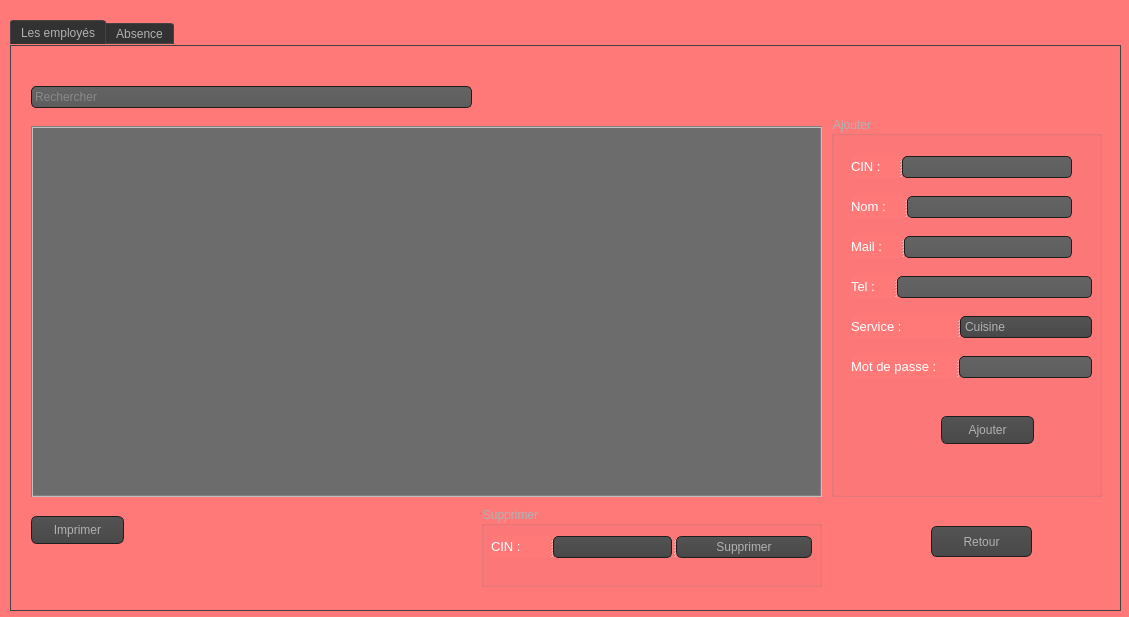
<?xml version="1.0" encoding="UTF-8"?>
<ui version="4.0">
 <class>gestion_personnel</class>
 <widget class="QDialog" name="gestion_personnel">
  <property name="geometry">
   <rect>
    <x>0</x>
    <y>0</y>
    <width>1129</width>
    <height>617</height>
   </rect>
  </property>
  <property name="windowTitle">
   <string>Gestion personnel</string>
  </property>
  <property name="styleSheet">
   <string notr="true">QToolTip
{
     border: 1px solid black;
     background-color: #ffa02f;
     padding: 1px;
     border-radius: 3px;
     opacity: 100;
}

QWidget
{
    color: #b1b1b1;
       background-color: #ff7979 ;
}

QWidget:item:hover
{
    background-color: QLinearGradient( x1: 0, y1: 0, x2: 0, y2: 1, stop: 0 #ffa02f, stop: 1 #ff7979);
    color: #000000;
}

QWidget:item:selected
{
    background-color: QLinearGradient( x1: 0, y1: 0, x2: 0, y2: 1, stop: 0 #ffa02f, stop: 1 #d7801a);
}

QMenuBar::item
{
    background: transparent;
}

QMenuBar::item:selected
{
    background: transparent;
    border: 1px solid #ffaa00;
}

QMenuBar::item:pressed
{
    background: #444;
    border: 1px solid #000;
    background-color: QLinearGradient(
        x1:0, y1:0,
        x2:0, y2:1,
        stop:1 #212121,
        stop:0.4 #343434/*,
        stop:0.2 #343434,
        stop:0.1 #ffaa00*/
    );
    margin-bottom:-1px;
    padding-bottom:1px;
}

QMenu
{
    border: 1px solid #000;
}

QMenu::item
{
    padding: 2px 20px 2px 20px;
}

QMenu::item:selected
{
    color: #000000;
}

QWidget:disabled
{
    color: #404040;
    background-color: #323232;
}

QAbstractItemView
{
    background-color: QLinearGradient( x1: 0, y1: 0, x2: 0, y2: 1, stop: 0 #4d4d4d, stop: 0.1 #646464, stop: 1 #5d5d5d);
}

QWidget:focus
{
    /*border: 2px solid QLinearGradient( x1: 0, y1: 0, x2: 0, y2: 1, stop: 0 #ffa02f, stop: 1 #d7801a);*/
}

QLineEdit
{
    background-color: QLinearGradient( x1: 0, y1: 0, x2: 0, y2: 1, stop: 0 #4d4d4d, stop: 0 #646464, stop: 1 #5d5d5d);
    padding: 1px;
    border-style: solid;
    border: 1px solid #1e1e1e;
    border-radius: 5;
}

QPushButton
{
    color: #b1b1b1;
    background-color: QLinearGradient( x1: 0, y1: 0, x2: 0, y2: 1, stop: 0 #565656, stop: 0.1 #525252, stop: 0.5 #4e4e4e, stop: 0.9 #4a4a4a, stop: 1 #464646);
    border-width: 1px;
    border-color: #1e1e1e;
    border-style: solid;
    border-radius: 6;
    padding: 3px;
    font-size: 12px;
    padding-left: 5px;
    padding-right: 5px;
}

QPushButton:pressed
{
    background-color: QLinearGradient( x1: 0, y1: 0, x2: 0, y2: 1, stop: 0 #2d2d2d, stop: 0.1 #2b2b2b, stop: 0.5 #292929, stop: 0.9 #282828, stop: 1 #252525);
}

QComboBox
{
    selection-background-color: #ffaa00;
    background-color: QLinearGradient( x1: 0, y1: 0, x2: 0, y2: 1, stop: 0 #565656, stop: 0.1 #525252, stop: 0.5 #4e4e4e, stop: 0.9 #4a4a4a, stop: 1 #464646);
    border-style: solid;
    border: 1px solid #1e1e1e;
    border-radius: 5;
}

QComboBox:hover,QPushButton:hover
{
    border: 2px solid QLinearGradient( x1: 0, y1: 0, x2: 0, y2: 1, stop: 0 #ffa02f, stop: 1 #d7801a);
}


QComboBox:on
{
    padding-top: 3px;
    padding-left: 4px;
    background-color: QLinearGradient( x1: 0, y1: 0, x2: 0, y2: 1, stop: 0 #2d2d2d, stop: 0.1 #2b2b2b, stop: 0.5 #292929, stop: 0.9 #282828, stop: 1 #252525);
    selection-background-color: #ffaa00;
}

QComboBox QAbstractItemView
{
    border: 2px solid darkgray;
    selection-background-color: QLinearGradient( x1: 0, y1: 0, x2: 0, y2: 1, stop: 0 #ffa02f, stop: 1 #d7801a);
}

QComboBox::drop-down
{
     subcontrol-origin: padding;
     subcontrol-position: top right;
     width: 15px;

     border-left-width: 0px;
     border-left-color: darkgray;
     border-left-style: solid; /* just a single line */
     border-top-right-radius: 3px; /* same radius as the QComboBox */
     border-bottom-right-radius: 3px;
 }

QComboBox::down-arrow
{
     image: url(:/down_arrow.png);
}

QGroupBox:focus
{
border: 2px solid QLinearGradient( x1: 0, y1: 0, x2: 0, y2: 1, stop: 0 #ffa02f, stop: 1 #d7801a);
}

QTextEdit:focus
{
    border: 2px solid QLinearGradient( x1: 0, y1: 0, x2: 0, y2: 1, stop: 0 #ffa02f, stop: 1 #d7801a);
}

QScrollBar:horizontal {
     border: 1px solid #222222;
     background: QLinearGradient( x1: 0, y1: 0, x2: 0, y2: 1, stop: 0.0 #121212, stop: 0.2 #282828, stop: 1 #484848);
     height: 7px;
     margin: 0px 16px 0 16px;
}

QScrollBar::handle:horizontal
{
      background: QLinearGradient( x1: 0, y1: 0, x2: 1, y2: 0, stop: 0 #ffa02f, stop: 0.5 #d7801a, stop: 1 #ffa02f);
      min-height: 20px;
      border-radius: 2px;
}

QScrollBar::add-line:horizontal {
      border: 1px solid #1b1b19;
      border-radius: 2px;
      background: QLinearGradient( x1: 0, y1: 0, x2: 1, y2: 0, stop: 0 #ffa02f, stop: 1 #d7801a);
      width: 14px;
      subcontrol-position: right;
      subcontrol-origin: margin;
}

QScrollBar::sub-line:horizontal {
      border: 1px solid #1b1b19;
      border-radius: 2px;
      background: QLinearGradient( x1: 0, y1: 0, x2: 1, y2: 0, stop: 0 #ffa02f, stop: 1 #d7801a);
      width: 14px;
     subcontrol-position: left;
     subcontrol-origin: margin;
}

QScrollBar::right-arrow:horizontal, QScrollBar::left-arrow:horizontal
{
      border: 1px solid black;
      width: 1px;
      height: 1px;
      background: white;
}

QScrollBar::add-page:horizontal, QScrollBar::sub-page:horizontal
{
      background: none;
}

QScrollBar:vertical
{
      background: QLinearGradient( x1: 0, y1: 0, x2: 1, y2: 0, stop: 0.0 #121212, stop: 0.2 #282828, stop: 1 #484848);
      width: 7px;
      margin: 16px 0 16px 0;
      border: 1px solid #222222;
}

QScrollBar::handle:vertical
{
      background: QLinearGradient( x1: 0, y1: 0, x2: 0, y2: 1, stop: 0 #ffa02f, stop: 0.5 #d7801a, stop: 1 #ffa02f);
      min-height: 20px;
      border-radius: 2px;
}

QScrollBar::add-line:vertical
{
      border: 1px solid #1b1b19;
      border-radius: 2px;
      background: QLinearGradient( x1: 0, y1: 0, x2: 0, y2: 1, stop: 0 #ffa02f, stop: 1 #d7801a);
      height: 14px;
      subcontrol-position: bottom;
      subcontrol-origin: margin;
}

QScrollBar::sub-line:vertical
{
      border: 1px solid #1b1b19;
      border-radius: 2px;
      background: QLinearGradient( x1: 0, y1: 0, x2: 0, y2: 1, stop: 0 #d7801a, stop: 1 #ffa02f);
      height: 14px;
      subcontrol-position: top;
      subcontrol-origin: margin;
}

QScrollBar::up-arrow:vertical, QScrollBar::down-arrow:vertical
{
      border: 1px solid black;
      width: 1px;
      height: 1px;
      background: white;
}


QScrollBar::add-page:vertical, QScrollBar::sub-page:vertical
{
      background: none;
}

QTextEdit
{
    background-color: #242424;
}

QPlainTextEdit
{
    background-color: #242424;
}

QHeaderView::section
{
    background-color: QLinearGradient(x1:0, y1:0, x2:0, y2:1, stop:0 #616161, stop: 0.5 #505050, stop: 0.6 #434343, stop:1 #656565);
    color: white;
    padding-left: 4px;
    border: 1px solid #6c6c6c;
}

QCheckBox:disabled
{
color: #414141;
}

QDockWidget::title
{
    text-align: center;
    spacing: 3px; /* spacing between items in the tool bar */
    background-color: QLinearGradient(x1:0, y1:0, x2:0, y2:1, stop:0 #323232, stop: 0.5 #242424, stop:1 #323232);
}

QDockWidget::close-button, QDockWidget::float-button
{
    text-align: center;
    spacing: 1px; /* spacing between items in the tool bar */
    background-color: QLinearGradient(x1:0, y1:0, x2:0, y2:1, stop:0 #323232, stop: 0.5 #242424, stop:1 #323232);
}

QDockWidget::close-button:hover, QDockWidget::float-button:hover
{
    background: #242424;
}

QDockWidget::close-button:pressed, QDockWidget::float-button:pressed
{
    padding: 1px -1px -1px 1px;
}

QMainWindow::separator
{
    background-color: QLinearGradient(x1:0, y1:0, x2:0, y2:1, stop:0 #161616, stop: 0.5 #151515, stop: 0.6 #212121, stop:1 #343434);
    color: white;
    padding-left: 4px;
    border: 1px solid #4c4c4c;
    spacing: 3px; /* spacing between items in the tool bar */
}

QMainWindow::separator:hover
{

    background-color: QLinearGradient(x1:0, y1:0, x2:0, y2:1, stop:0 #d7801a, stop:0.5 #b56c17 stop:1 #ffa02f);
    color: white;
    padding-left: 4px;
    border: 1px solid #6c6c6c;
    spacing: 3px; /* spacing between items in the tool bar */
}

QToolBar::handle
{
     spacing: 3px; /* spacing between items in the tool bar */
     background: url(:/images/handle.png);
}

QMenu::separator
{
    height: 2px;
    background-color: QLinearGradient(x1:0, y1:0, x2:0, y2:1, stop:0 #161616, stop: 0.5 #151515, stop: 0.6 #212121, stop:1 #343434);
    color: white;
    padding-left: 4px;
    margin-left: 10px;
    margin-right: 5px;
}

QProgressBar
{
    border: 2px solid grey;
    border-radius: 5px;
    text-align: center;
}

QProgressBar::chunk
{
    background-color: #d7801a;
    width: 2.15px;
    margin: 0.5px;
}

QTabBar::tab {
    color: #b1b1b1;
    border: 1px solid #444;
    border-bottom-style: none;
    background-color: #323232;
    padding-left: 10px;
    padding-right: 10px;
    padding-top: 3px;
    padding-bottom: 2px;
    margin-right: -1px;
}

QTabWidget::pane {
    border: 1px solid #444;
    top: 1px;
}

QTabBar::tab:last
{
    margin-right: 0; /* the last selected tab has nothing to overlap with on the right */
    border-top-right-radius: 3px;
}

QTabBar::tab:first:!selected
{
 margin-left: 0px; /* the last selected tab has nothing to overlap with on the right */


    border-top-left-radius: 3px;
}

QTabBar::tab:!selected
{
    color: #b1b1b1;
    border-bottom-style: solid;
    margin-top: 3px;
    background-color: QLinearGradient(x1:0, y1:0, x2:0, y2:1, stop:1 #212121, stop:.4 #343434);
}

QTabBar::tab:selected
{
    border-top-left-radius: 3px;
    border-top-right-radius: 3px;
    margin-bottom: 0px;
}

QTabBar::tab:!selected:hover
{
    /*border-top: 2px solid #ffaa00;
    padding-bottom: 3px;*/
    border-top-left-radius: 3px;
    border-top-right-radius: 3px;
    background-color: QLinearGradient(x1:0, y1:0, x2:0, y2:1, stop:1 #212121, stop:0.4 #343434, stop:0.2 #343434, stop:0.1 #ffaa00);
}

QRadioButton::indicator:checked, QRadioButton::indicator:unchecked{
    color: #b1b1b1;
    background-color: #323232;
    border: 1px solid #b1b1b1;
    border-radius: 6px;
}

QRadioButton::indicator:checked
{
    background-color: qradialgradient(
        cx: 0.5, cy: 0.5,
        fx: 0.5, fy: 0.5,
        radius: 1.0,
        stop: 0.25 #ffaa00,
        stop: 0.3 #323232
    );
}

QCheckBox::indicator{
    color: #b1b1b1;
    background-color: #323232;
    border: 1px solid #b1b1b1;
    width: 9px;
    height: 9px;
}

QRadioButton::indicator
{
    border-radius: 6px;
}

QRadioButton::indicator:hover, QCheckBox::indicator:hover
{
    border: 1px solid #ffaa00;
}

QCheckBox::indicator:checked
{
    image:url(:/images/checkbox.png);
}

QCheckBox::indicator:disabled, QRadioButton::indicator:disabled
{
    border: 1px solid #444;
}</string>
  </property>
  <widget class="QTabWidget" name="tabWidget">
   <property name="geometry">
    <rect>
     <x>10</x>
     <y>20</y>
     <width>1111</width>
     <height>591</height>
    </rect>
   </property>
   <property name="styleSheet">
    <string notr="true"/>
   </property>
   <property name="currentIndex">
    <number>0</number>
   </property>
   <widget class="QWidget" name="tab">
    <attribute name="title">
     <string>Les employés</string>
    </attribute>
    <widget class="QTableView" name="tab_personnel">
     <property name="geometry">
      <rect>
       <x>20</x>
       <y>80</y>
       <width>791</width>
       <height>371</height>
      </rect>
     </property>
     <property name="styleSheet">
      <string notr="true">/*QTableView Top left style */
QTableView QTableCornerButton::section {
   /*  background: red;
    border: 2px outset red;*/
    color: red;
    background-color: rgb(64, 64, 64);
    border: 5px solid #f6f7fa;
    border-radius:0px;
    border-color: rgb(64, 64, 64);
 }

 QTableView {
         Color: white; /* text color in the table */
         Gridline-color: black; /*The inner frame color*/
         Background-color: rgb(108, 108, 108); /* background color in the table*/
    alternate-background-color: rgb(64, 64, 64);
         Selection-color: white; /* The text color of the selected area*/
         Selection-background-color: rgb(77, 77, 77); /*The background color of the selected area*/
    border: 2px groove gray;
    border-radius: 0px;
    padding: 2px 4px;
}

QHeaderView {
    color: white;
    font: bold 10pt;
    background-color: rgb(108, 108, 108);
    border: 0px solid rgb(144, 144, 144);
    border:0px solid rgb(191,191,191);
    border-left-color: rgba(255, 255, 255, 0);
    border-top-color: rgba(255, 255, 255, 0);
    border-radius:0px;
    min-height:29px;
}

QHeaderView::section {
    color: white;
    background-color: rgb(64, 64, 64);
    border: 5px solid #f6f7fa;
    border-radius:0px;
    border-color: rgb(64, 64, 64);
} </string>
     </property>
    </widget>
    <widget class="QLineEdit" name="lineEdit">
     <property name="geometry">
      <rect>
       <x>20</x>
       <y>40</y>
       <width>441</width>
       <height>22</height>
      </rect>
     </property>
     <property name="text">
      <string/>
     </property>
     <property name="placeholderText">
      <string>Rechercher</string>
     </property>
    </widget>
    <widget class="QGroupBox" name="groupBox">
     <property name="geometry">
      <rect>
       <x>470</x>
       <y>460</y>
       <width>341</width>
       <height>81</height>
      </rect>
     </property>
     <property name="title">
      <string>Supprimer</string>
     </property>
     <widget class="QSplitter" name="splitter_8">
      <property name="geometry">
       <rect>
        <x>10</x>
        <y>30</y>
        <width>321</width>
        <height>22</height>
       </rect>
      </property>
      <property name="orientation">
       <enum>Qt::Horizontal</enum>
      </property>
      <widget class="QSplitter" name="splitter">
       <property name="orientation">
        <enum>Qt::Horizontal</enum>
       </property>
       <widget class="QLabel" name="label_8">
        <property name="text">
         <string>&lt;html&gt;&lt;head/&gt;&lt;body&gt;&lt;p&gt;&lt;span style=&quot; font-size:10pt; color:#ffffff;&quot;&gt;CIN :&lt;/span&gt;&lt;/p&gt;&lt;/body&gt;&lt;/html&gt;</string>
        </property>
       </widget>
       <widget class="QComboBox" name="comboBox_supp"/>
      </widget>
      <widget class="QPushButton" name="supprimer_pb">
       <property name="text">
        <string>Supprimer</string>
       </property>
       <property name="icon">
        <iconset>
         <normaloff>:/new/images/images/delete.png</normaloff>:/new/images/images/delete.png</iconset>
       </property>
      </widget>
     </widget>
    </widget>
    <widget class="QGroupBox" name="groupBox_2">
     <property name="geometry">
      <rect>
       <x>820</x>
       <y>70</y>
       <width>271</width>
       <height>381</height>
      </rect>
     </property>
     <property name="title">
      <string>Ajouter</string>
     </property>
     <widget class="QPushButton" name="pb_ajouter">
      <property name="geometry">
       <rect>
        <x>110</x>
        <y>300</y>
        <width>93</width>
        <height>28</height>
       </rect>
      </property>
      <property name="text">
       <string>Ajouter</string>
      </property>
      <property name="icon">
       <iconset>
        <normaloff>:/new/images/images/add.png</normaloff>:/new/images/images/add.png</iconset>
      </property>
     </widget>
     <widget class="QSplitter" name="splitter_18">
      <property name="geometry">
       <rect>
        <x>20</x>
        <y>40</y>
        <width>221</width>
        <height>22</height>
       </rect>
      </property>
      <property name="orientation">
       <enum>Qt::Horizontal</enum>
      </property>
      <widget class="QLabel" name="label_5">
       <property name="text">
        <string>&lt;html&gt;&lt;head/&gt;&lt;body&gt;&lt;p&gt;&lt;span style=&quot; font-size:10pt; color:#ffffff;&quot;&gt;CIN :&lt;/span&gt;&lt;/p&gt;&lt;/body&gt;&lt;/html&gt;</string>
       </property>
      </widget>
      <widget class="QLineEdit" name="le_id"/>
     </widget>
     <widget class="QSplitter" name="splitter_19">
      <property name="geometry">
       <rect>
        <x>20</x>
        <y>80</y>
        <width>221</width>
        <height>22</height>
       </rect>
      </property>
      <property name="orientation">
       <enum>Qt::Horizontal</enum>
      </property>
      <widget class="QLabel" name="label_6">
       <property name="text">
        <string>&lt;html&gt;&lt;head/&gt;&lt;body&gt;&lt;p&gt;&lt;span style=&quot; font-size:10pt; color:#ffffff;&quot;&gt;Nom :&lt;/span&gt;&lt;/p&gt;&lt;/body&gt;&lt;/html&gt;</string>
       </property>
      </widget>
      <widget class="QLineEdit" name="le_nom"/>
     </widget>
     <widget class="QSplitter" name="splitter_20">
      <property name="geometry">
       <rect>
        <x>20</x>
        <y>120</y>
        <width>221</width>
        <height>22</height>
       </rect>
      </property>
      <property name="orientation">
       <enum>Qt::Horizontal</enum>
      </property>
      <widget class="QLabel" name="label_7">
       <property name="text">
        <string>&lt;html&gt;&lt;head/&gt;&lt;body&gt;&lt;p&gt;&lt;span style=&quot; font-size:10pt; color:#ffffff;&quot;&gt;Mail :&lt;/span&gt;&lt;/p&gt;&lt;/body&gt;&lt;/html&gt;</string>
       </property>
      </widget>
      <widget class="QLineEdit" name="le_prenom"/>
     </widget>
     <widget class="QSplitter" name="splitter_21">
      <property name="geometry">
       <rect>
        <x>20</x>
        <y>160</y>
        <width>241</width>
        <height>22</height>
       </rect>
      </property>
      <property name="orientation">
       <enum>Qt::Horizontal</enum>
      </property>
      <widget class="QLabel" name="label_2">
       <property name="text">
        <string>&lt;html&gt;&lt;head/&gt;&lt;body&gt;&lt;p&gt;&lt;span style=&quot; font-size:10pt; color:#ffffff;&quot;&gt;Tel :&lt;/span&gt;&lt;/p&gt;&lt;/body&gt;&lt;/html&gt;</string>
       </property>
      </widget>
      <widget class="QLineEdit" name="le_tel"/>
     </widget>
     <widget class="QSplitter" name="splitter_22">
      <property name="geometry">
       <rect>
        <x>20</x>
        <y>200</y>
        <width>241</width>
        <height>22</height>
       </rect>
      </property>
      <property name="orientation">
       <enum>Qt::Horizontal</enum>
      </property>
      <widget class="QLabel" name="label">
       <property name="text">
        <string>&lt;html&gt;&lt;head/&gt;&lt;body&gt;&lt;p&gt;&lt;span style=&quot; font-size:10pt; color:#ffffff;&quot;&gt;Service :&lt;/span&gt;&lt;/p&gt;&lt;/body&gt;&lt;/html&gt;</string>
       </property>
      </widget>
      <widget class="QComboBox" name="le_service">
       <item>
        <property name="text">
         <string>Cuisine</string>
        </property>
       </item>
       <item>
        <property name="text">
         <string>Serveur</string>
        </property>
       </item>
       <item>
        <property name="text">
         <string>Caissier</string>
        </property>
       </item>
      </widget>
     </widget>
     <widget class="QSplitter" name="splitter_23">
      <property name="geometry">
       <rect>
        <x>20</x>
        <y>240</y>
        <width>241</width>
        <height>22</height>
       </rect>
      </property>
      <property name="orientation">
       <enum>Qt::Horizontal</enum>
      </property>
      <widget class="QLabel" name="label_3">
       <property name="text">
        <string>&lt;html&gt;&lt;head/&gt;&lt;body&gt;&lt;p&gt;&lt;span style=&quot; font-size:10pt; color:#ffffff;&quot;&gt;Mot de passe :&lt;/span&gt;&lt;/p&gt;&lt;/body&gt;&lt;/html&gt;</string>
       </property>
      </widget>
      <widget class="QLineEdit" name="le_mdp">
       <property name="echoMode">
        <enum>QLineEdit::Password</enum>
       </property>
      </widget>
     </widget>
    </widget>
    <widget class="QPushButton" name="pushButton">
     <property name="geometry">
      <rect>
       <x>20</x>
       <y>470</y>
       <width>93</width>
       <height>28</height>
      </rect>
     </property>
     <property name="text">
      <string>Imprimer</string>
     </property>
    </widget>
    <widget class="QPushButton" name="Retour_2">
     <property name="geometry">
      <rect>
       <x>920</x>
       <y>480</y>
       <width>101</width>
       <height>31</height>
      </rect>
     </property>
     <property name="styleSheet">
      <string notr="true"/>
     </property>
     <property name="text">
      <string>Retour</string>
     </property>
     <property name="icon">
      <iconset>
       <normaloff>:/new/images/images/return.png</normaloff>:/new/images/images/return.png</iconset>
     </property>
    </widget>
   </widget>
   <widget class="QWidget" name="tab_3">
    <attribute name="title">
     <string>Absence</string>
    </attribute>
    <widget class="QGroupBox" name="groupBox_3">
     <property name="geometry">
      <rect>
       <x>20</x>
       <y>30</y>
       <width>401</width>
       <height>231</height>
      </rect>
     </property>
     <property name="styleSheet">
      <string notr="true"/>
     </property>
     <property name="title">
      <string>Ajouter </string>
     </property>
     <widget class="QPushButton" name="Ajouter_absence">
      <property name="geometry">
       <rect>
        <x>300</x>
        <y>190</y>
        <width>84</width>
        <height>23</height>
       </rect>
      </property>
      <property name="styleSheet">
       <string notr="true"/>
      </property>
      <property name="text">
       <string>Ajouter</string>
      </property>
      <property name="icon">
       <iconset>
        <normaloff>:/new/images/images/add.png</normaloff>:/new/images/images/add.png</iconset>
      </property>
     </widget>
     <widget class="QSplitter" name="splitter_10">
      <property name="geometry">
       <rect>
        <x>10</x>
        <y>30</y>
        <width>291</width>
        <height>22</height>
       </rect>
      </property>
      <property name="orientation">
       <enum>Qt::Horizontal</enum>
      </property>
      <widget class="QLabel" name="label_19">
       <property name="text">
        <string>&lt;html&gt;&lt;head/&gt;&lt;body&gt;&lt;p&gt;&lt;span style=&quot; font-size:10pt; color:#ffffff;&quot;&gt;ID :&lt;/span&gt;&lt;/p&gt;&lt;/body&gt;&lt;/html&gt;</string>
       </property>
      </widget>
      <widget class="QLineEdit" name="id_absence"/>
     </widget>
     <widget class="QSplitter" name="splitter_11">
      <property name="geometry">
       <rect>
        <x>10</x>
        <y>70</y>
        <width>291</width>
        <height>22</height>
       </rect>
      </property>
      <property name="orientation">
       <enum>Qt::Horizontal</enum>
      </property>
      <widget class="QLabel" name="label_14">
       <property name="text">
        <string>&lt;html&gt;&lt;head/&gt;&lt;body&gt;&lt;p&gt;&lt;span style=&quot; font-size:10pt; color:#ffffff;&quot;&gt;Nom :&lt;/span&gt;&lt;/p&gt;&lt;/body&gt;&lt;/html&gt;</string>
       </property>
      </widget>
      <widget class="QComboBox" name="comboBox_nom"/>
     </widget>
     <widget class="QSplitter" name="splitter_12">
      <property name="geometry">
       <rect>
        <x>10</x>
        <y>110</y>
        <width>291</width>
        <height>22</height>
       </rect>
      </property>
      <property name="orientation">
       <enum>Qt::Horizontal</enum>
      </property>
      <widget class="QLabel" name="label_16">
       <property name="text">
        <string>&lt;html&gt;&lt;head/&gt;&lt;body&gt;&lt;p&gt;&lt;span style=&quot; font-size:10pt; color:#ffffff;&quot;&gt;Motif :&lt;/span&gt;&lt;/p&gt;&lt;/body&gt;&lt;/html&gt;</string>
       </property>
      </widget>
      <widget class="QComboBox" name="comboBox_motif">
       <item>
        <property name="text">
         <string>Vacances</string>
        </property>
       </item>
       <item>
        <property name="text">
         <string>Malade</string>
        </property>
       </item>
       <item>
        <property name="text">
         <string>Autre</string>
        </property>
       </item>
      </widget>
     </widget>
     <widget class="QSplitter" name="splitter_13">
      <property name="geometry">
       <rect>
        <x>10</x>
        <y>150</y>
        <width>291</width>
        <height>22</height>
       </rect>
      </property>
      <property name="orientation">
       <enum>Qt::Horizontal</enum>
      </property>
      <widget class="QLabel" name="label_15">
       <property name="text">
        <string>&lt;html&gt;&lt;head/&gt;&lt;body&gt;&lt;p&gt;&lt;span style=&quot; font-size:10pt; color:#ffffff;&quot;&gt;Date : &lt;/span&gt;&lt;/p&gt;&lt;/body&gt;&lt;/html&gt;</string>
       </property>
      </widget>
      <widget class="QDateTimeEdit" name="date"/>
     </widget>
    </widget>
    <widget class="QTableView" name="tab_absence">
     <property name="geometry">
      <rect>
       <x>490</x>
       <y>70</y>
       <width>571</width>
       <height>351</height>
      </rect>
     </property>
     <property name="styleSheet">
      <string notr="true">/*QTableView Top left style */
QTableView QTableCornerButton::section {
   /*  background: red;
    border: 2px outset red;*/
    color: red;
    background-color: rgb(64, 64, 64);
    border: 5px solid #f6f7fa;
    border-radius:0px;
    border-color: rgb(64, 64, 64);
 }

 QTableView {
         Color: white; /* text color in the table */
         Gridline-color: black; /*The inner frame color*/
         Background-color: rgb(108, 108, 108); /* background color in the table*/
    alternate-background-color: rgb(64, 64, 64);
         Selection-color: white; /* The text color of the selected area*/
         Selection-background-color: rgb(77, 77, 77); /*The background color of the selected area*/
    border: 2px groove gray;
    border-radius: 0px;
    padding: 2px 4px;
}

QHeaderView {
    color: white;
    font: bold 10pt;
    background-color: rgb(108, 108, 108);
    border: 0px solid rgb(144, 144, 144);
    border:0px solid rgb(191,191,191);
    border-left-color: rgba(255, 255, 255, 0);
    border-top-color: rgba(255, 255, 255, 0);
    border-radius:0px;
    min-height:29px;
}

QHeaderView::section {
    color: white;
    background-color: rgb(64, 64, 64);
    border: 5px solid #f6f7fa;
    border-radius:0px;
    border-color: rgb(64, 64, 64);
} </string>
     </property>
    </widget>
    <widget class="QGroupBox" name="groupBox_9">
     <property name="geometry">
      <rect>
       <x>20</x>
       <y>320</y>
       <width>401</width>
       <height>141</height>
      </rect>
     </property>
     <property name="styleSheet">
      <string notr="true"/>
     </property>
     <property name="title">
      <string>Supprimer </string>
     </property>
     <widget class="QPushButton" name="Supprimer_absence">
      <property name="geometry">
       <rect>
        <x>300</x>
        <y>100</y>
        <width>84</width>
        <height>23</height>
       </rect>
      </property>
      <property name="styleSheet">
       <string notr="true"/>
      </property>
      <property name="text">
       <string>Supprimer</string>
      </property>
      <property name="icon">
       <iconset>
        <normaloff>:/new/images/images/icon8_delete_bin_96px_1.png</normaloff>:/new/images/images/icon8_delete_bin_96px_1.png</iconset>
      </property>
     </widget>
     <widget class="QSplitter" name="splitter_9">
      <property name="geometry">
       <rect>
        <x>20</x>
        <y>50</y>
        <width>281</width>
        <height>22</height>
       </rect>
      </property>
      <property name="orientation">
       <enum>Qt::Horizontal</enum>
      </property>
      <widget class="QLabel" name="label_24">
       <property name="text">
        <string>&lt;html&gt;&lt;head/&gt;&lt;body&gt;&lt;p&gt;&lt;span style=&quot; font-size:10pt; color:#ffffff;&quot;&gt;ID :&lt;/span&gt;&lt;/p&gt;&lt;/body&gt;&lt;/html&gt;</string>
       </property>
      </widget>
      <widget class="QComboBox" name="comboBox_id3"/>
     </widget>
    </widget>
    <widget class="QPushButton" name="pushButton_2">
     <property name="geometry">
      <rect>
       <x>970</x>
       <y>440</y>
       <width>93</width>
       <height>28</height>
      </rect>
     </property>
     <property name="text">
      <string>Télécharger</string>
     </property>
    </widget>
    <widget class="QSplitter" name="splitter_2">
     <property name="geometry">
      <rect>
       <x>490</x>
       <y>40</y>
       <width>571</width>
       <height>20</height>
      </rect>
     </property>
     <property name="orientation">
      <enum>Qt::Horizontal</enum>
     </property>
     <widget class="QRadioButton" name="triernom">
      <property name="text">
       <string>Trier Nom</string>
      </property>
     </widget>
     <widget class="QRadioButton" name="triermotif">
      <property name="text">
       <string>Trier Motif</string>
      </property>
     </widget>
     <widget class="QRadioButton" name="trierdate">
      <property name="text">
       <string>Trier Date</string>
      </property>
     </widget>
    </widget>
    <widget class="QPushButton" name="Retour">
     <property name="geometry">
      <rect>
       <x>810</x>
       <y>440</y>
       <width>101</width>
       <height>31</height>
      </rect>
     </property>
     <property name="styleSheet">
      <string notr="true"/>
     </property>
     <property name="text">
      <string>Retour</string>
     </property>
     <property name="icon">
      <iconset>
       <normaloff>:/new/images/images/return.png</normaloff>:/new/images/images/return.png</iconset>
     </property>
    </widget>
   </widget>
  </widget>
 </widget>
 <resources/>
 <connections/>
</ui>
